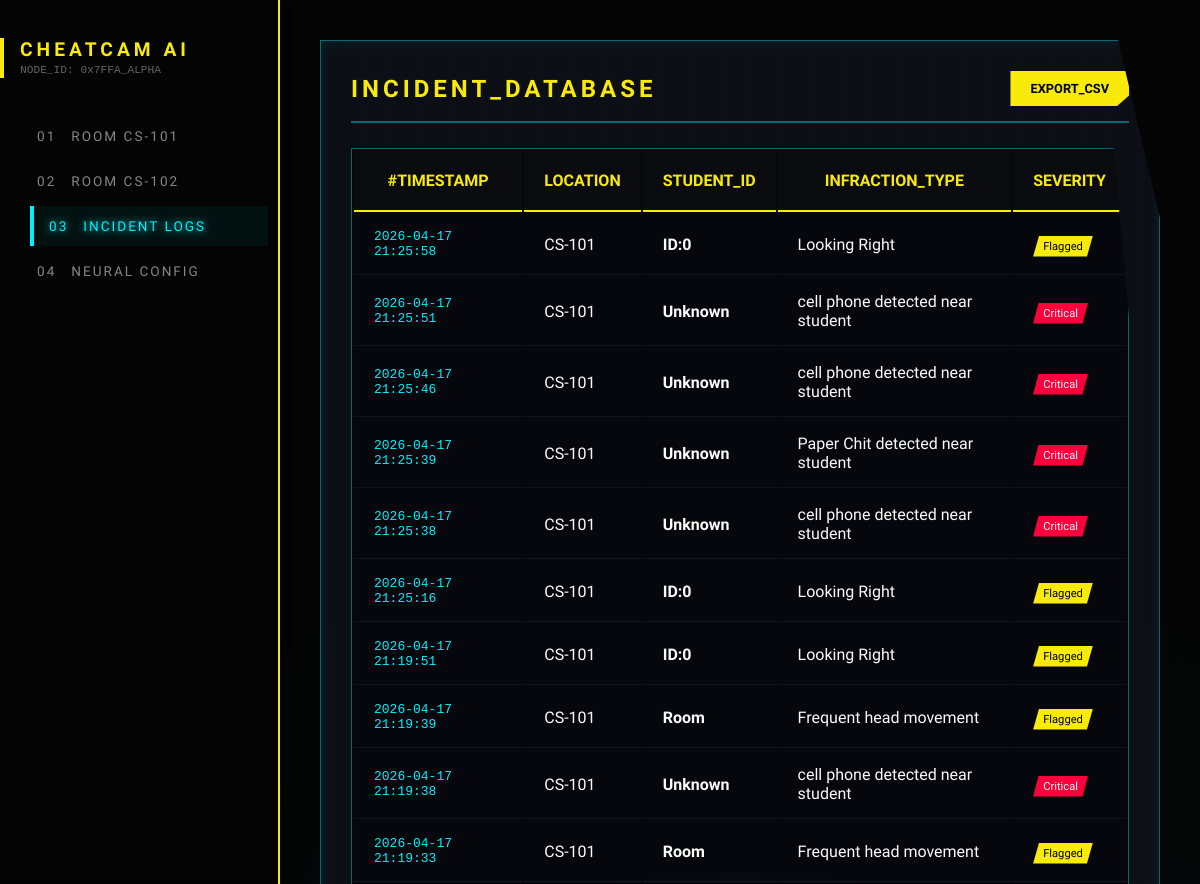
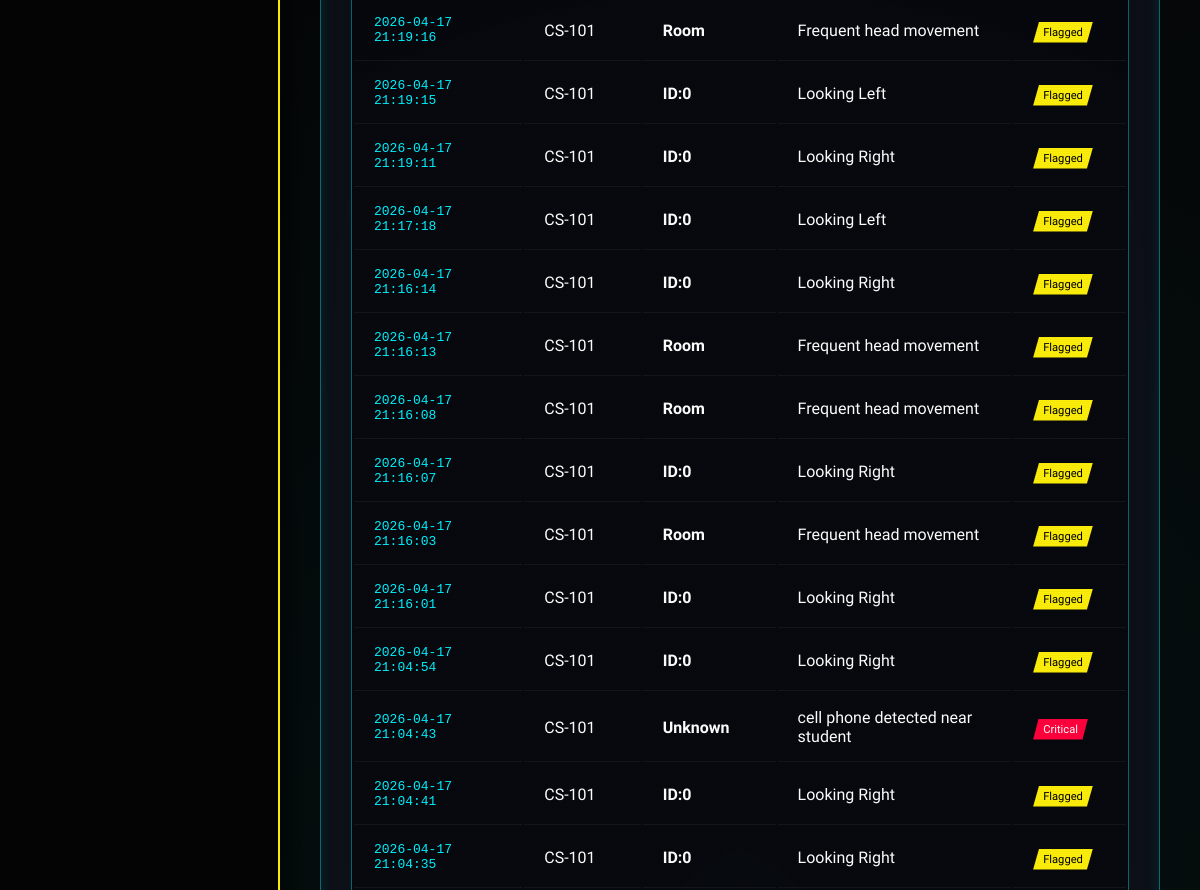
The page /database (upper part) on the database as committed earlier (2 pictures, top to bottom).
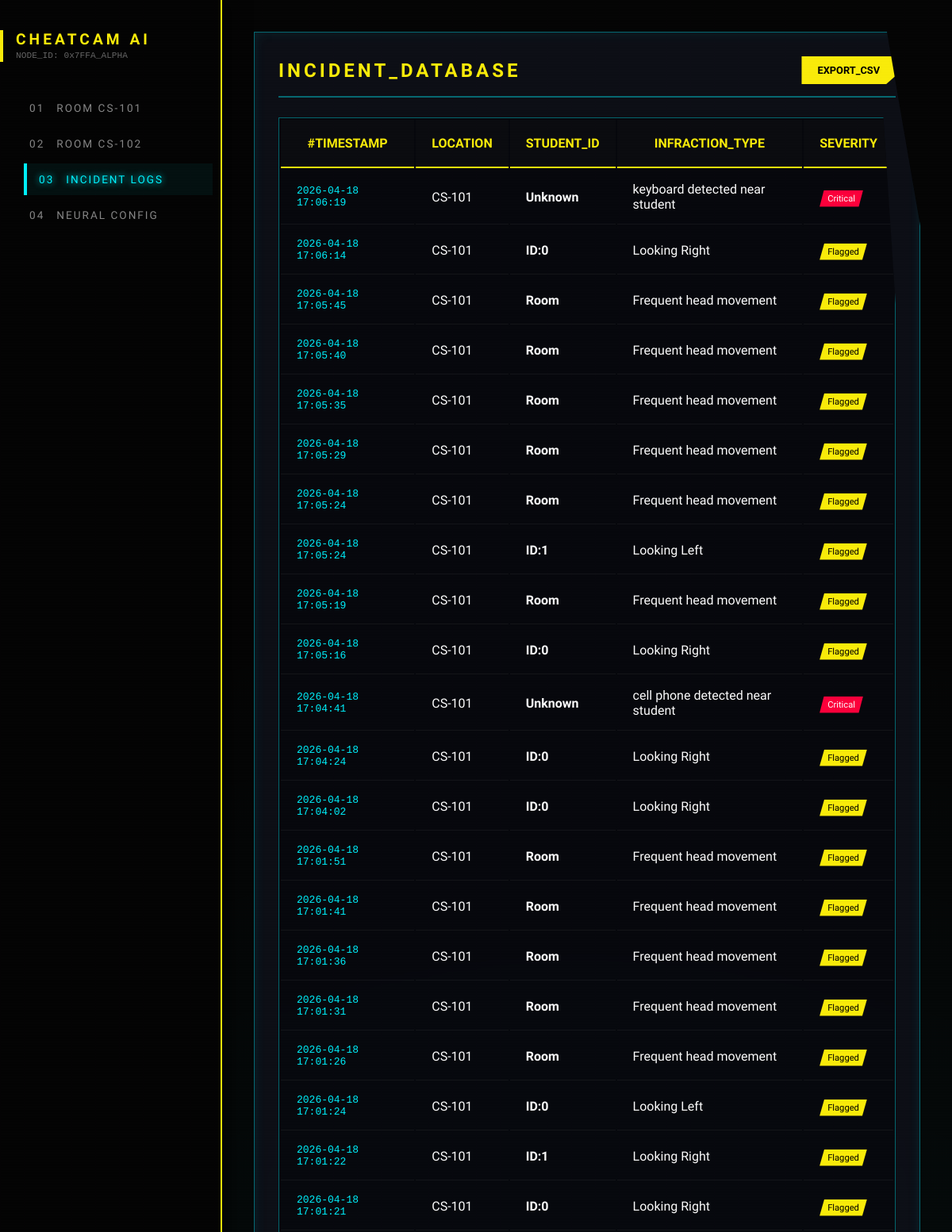
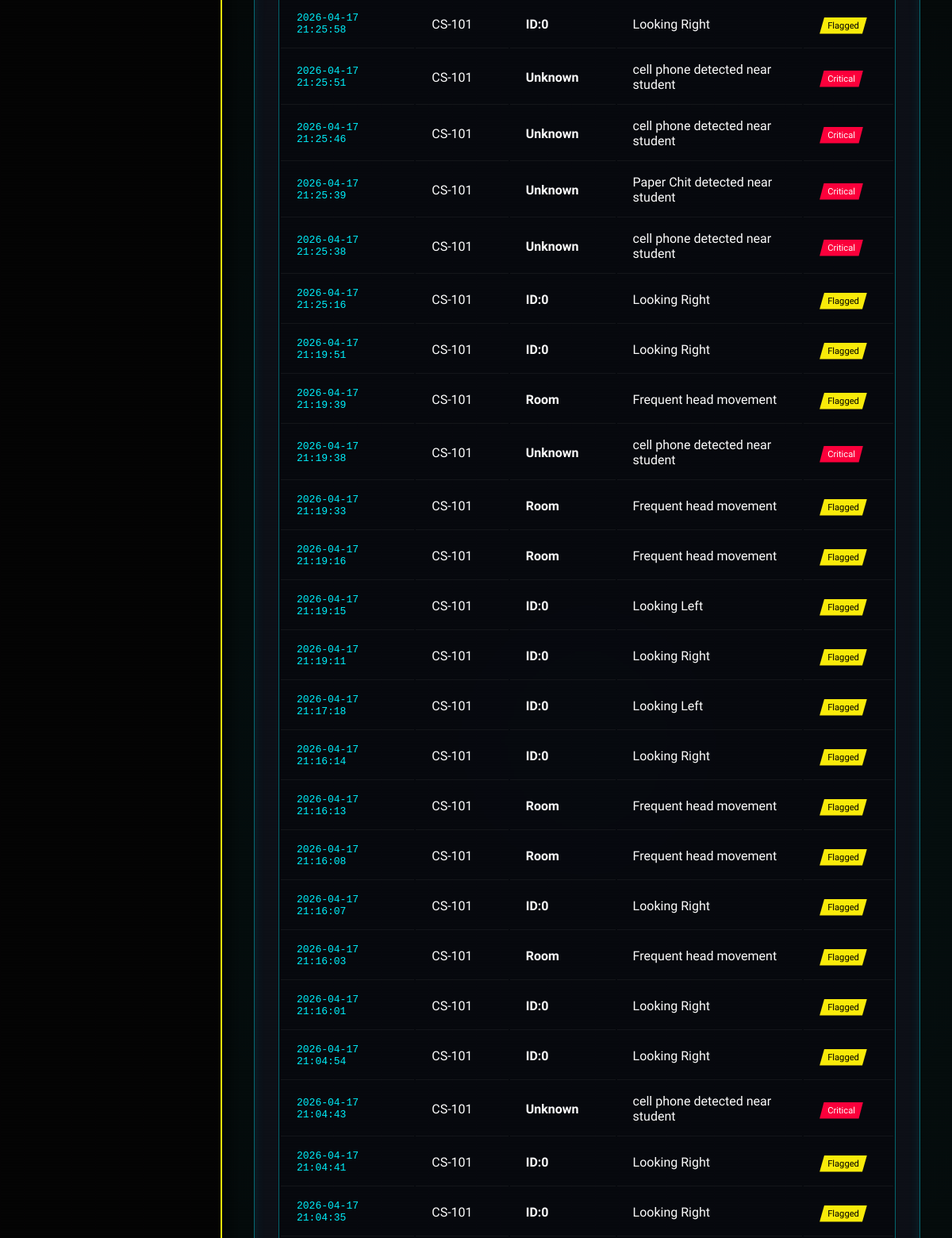
The same page on the database as committed later (2 pictures, top to bottom).
### tables this page shows
CREATE TABLE incidents
                 (id INTEGER PRIMARY KEY AUTOINCREMENT,
                  timestamp TEXT,
                  location TEXT,
                  student_id TEXT,
                  infraction TEXT,
                  status TEXT);

### app.py (the view)
@app.route('/database')
def database():
    conn = sqlite3.connect('cheatcam.db')
    c = conn.cursor()
    c.execute("SELECT timestamp, location, student_id, infraction, status FROM incidents ORDER BY id DESC")
    incidents = c.fetchall()
    conn.close()
    return render_template('Database.html', incidents=incidents)

### templates/Database.html (shortened to what this page needs)
<!DOCTYPE html>
<html lang="en">
<head>
    <link rel="stylesheet" href="{{ url_for('static', filename='style.css') }}">
</head>
<body>
    <div id="tsparticles"></div>
    <div class="app-wrapper">
        <nav class="sidebar">
            <div class="sidebar-brand">
                <h2 class="glitch-text">CHEATCAM AI</h2>
                <p style="color: #666; font-size: 0.7rem; margin-top: 5px; font-family: monospace;">NODE_ID: 0x7FFA_ALPHA</p>
            </div>
            <a href="{{ url_for('dashboard') }}" class="nav-link"><span>01</span> Room CS-101</a>
            <a href="{{ url_for('classroom') }}" class="nav-link"><span>02</span> Room CS-102</a>
            <a href="{{ url_for('database') }}" class="nav-link active"><span>03</span> Incident Logs</a>
            <a href="#" class="nav-link"><span>04</span> Neural Config</a>
        </nav>
        <main class="main-content" style="grid-template-columns: 1fr;">
            <div class="glass-panel" style="display: flex; flex-direction: column;">
                <div style="display: flex; justify-content: space-between; align-items: center; margin-bottom: 25px; border-bottom: 2px solid var(--cyber-border); padding-bottom: 15px;">
                    <h2 style="color: var(--cyber-yellow); font-size: 1.5rem;">INCIDENT_DATABASE</h2>
                    <button class="neon-btn" style="margin-top: 0; padding: 10px 20px; font-size: 0.8rem; height: auto;">Export_CSV</button>
                </div>
                <div class="glass-table-container">
                    <table class="glass-table">
                        <thead>
                            <tr>
                                <th>#TIMESTAMP</th>
                                <th>LOCATION</th>
                                <th>STUDENT_ID</th>
                                <th>INFRACTION_TYPE</th>
                                <th>SEVERITY</th>
                            </tr>
                        </thead>
                        <tbody id="database-body">
                            {% if incidents %}
                                {% for incident in incidents %}
                                <tr>
                                    <td style="font-family: monospace; color: var(--cyber-blue);">{{ incident[0] }}</td>
                                    <td>{{ incident[1] }}</td>
                                    <td style="font-weight: 700;">{{ incident[2] }}</td>
                                    <td>{{ incident[3] }}</td>
                                    <td>
                                        <span class="badge {{ 'critical' if incident[4] == 'Critical' else 'warning' if incident[4] == 'Flagged' else '' }}">
                                            {{ incident[4] }}
                                        </span>
                                    </td>
                                </tr>
                                {% endfor %}
                            {% else %}
                                <tr>
                                    <td colspan="5" style="text-align: center; color: #444; padding: 60px; font-family: 'Orbitron';">NO_INCIDENTS_DETECTED_IN_SECTOR</td>
                                </tr>
                            {% endif %}
                        </tbody>
                    </table>
                </div>
            </div>
        </main>
    </div>
</body>
</html>

### static/style.css (style rules this page uses)
:root { --cyber-yellow: #fcee0a; --cyber-blue: #00f3ff; --cyber-magenta: #ff00e6; --cyber-red: #ff003c; --cyber-black: #050505; --cyber-dark-gray: #0b0c10; --cyber-border: rgba(0, 243, 255, 0.4); --neon-glow: 0 0 10px rgba(0, 243, 255, 0.5); }
* { margin: 0; padding: 0; box-sizing: border-box; }
body { font-family: 'Rajdhani', sans-serif; background-color: var(--cyber-black); color: white; height: 100vh; overflow: hidden; position: relative; }
body::before { content: ""; position: absolute; top: 0; left: 0; width: 100%; height: 100%; background: repeating-linear-gradient(0deg, rgba(0,0,0,0.1) 0px, rgba(0,0,0,0.1) 1px, transparent 1px, transparent 2px), linear-gradient(90deg, rgba(255,0,230,0.02) 1px, transparent 1px); background-size: 100% 2px, 30px 100%; z-index: 10; pointer-events: none; opacity: 0.3; }
#tsparticles { position: absolute; width: 100%; height: 100%; z-index: -1; }
h1, h2, h3 { font-family: 'Orbitron', sans-serif; text-transform: uppercase; letter-spacing: 4px; font-weight: 900; }
.glass-panel { background: rgba(16, 18, 27, 0.8); backdrop-filter: blur(10px); border: 1px solid var(--cyber-border); position: relative; clip-path: polygon(0% 0%, 95% 0%, 100% 5%, 100% 100%, 5% 100%, 0% 95%); padding: 30px; box-shadow: inset 0 0 15px rgba(0, 243, 255, 0.1); transition: all 0.3s ease; }
.glass-panel::after { content: "SECURE_CHANNEL // CHEATCAM_AI"; position: absolute; bottom: 5px; right: 20px; font-family: monospace; font-size: 0.6rem; color: var(--cyber-blue); opacity: 0.5; }
.app-wrapper { display: flex; height: 100vh; width: 100vw; overflow: hidden; position: relative; z-index: 1; }
.sidebar { width: 280px; height: 100vh; background: rgba(5, 5, 5, 0.95); border-right: 2px solid var(--cyber-yellow); padding: 40px 20px; display: flex; flex-direction: column; z-index: 100; box-shadow: 10px 0 20px rgba(0, 0, 0, 0.5); flex-shrink: 0; }
.sidebar-brand { margin-bottom: 40px; text-align: left; position: relative; }
.sidebar-brand h2 { color: var(--cyber-yellow); font-size: 1.2rem; line-height: 1; }
.sidebar-brand::before { content: ""; position: absolute; left: -20px; top: 50%; width: 4px; height: 40px; background: var(--cyber-yellow); transform: translateY(-50%); }
.nav-link { color: #888; text-decoration: none; padding: 12px 15px; font-family: 'Orbitron', sans-serif; text-transform: uppercase; font-size: 0.85rem; letter-spacing: 2px; display: flex; align-items: center; gap: 15px; border-left: 2px solid transparent; margin-bottom: 5px; transition: all 0.2s cubic-bezier(0.175, 0.885, 0.32, 1.275); }
.nav-link:hover, .nav-link.active { color: var(--cyber-blue); background: rgba(0, 243, 255, 0.05); border-left: 4px solid var(--cyber-blue); transform: translateX(10px); text-shadow: 0 0 8px var(--cyber-blue); }
.neon-btn { background: var(--cyber-yellow); color: black; border: none; padding: 15px 30px; font-size: 1rem; font-family: 'Orbitron', sans-serif; font-weight: 900; cursor: pointer; clip-path: polygon(0 0, 100% 0, 100% 70%, 90% 100%, 0 100%); transition: 0.2s; text-transform: uppercase; text-decoration: none; display: inline-block; position: relative; }
.main-content { flex-grow: 1; padding: 40px; display: grid; grid-template-columns: 2fr 1fr; gap: 30px; background-image: radial-gradient(circle at 50% 50%, rgba(0, 243, 255, 0.05) 0%, transparent 70%); overflow-y: auto; height: 100vh; }
.glass-table-container { background: rgba(0, 0, 0, 0.4); border: 1px solid var(--cyber-border); clip-path: polygon(0 0, 98% 0, 100% 5%, 100% 100%, 2% 100%, 0 95%); }
.glass-table th { background: var(--cyber-dark-gray); color: var(--cyber-yellow); border-bottom: 2px solid var(--cyber-yellow); padding: 20px; }
.glass-table td { padding: 15px 20px; border-bottom: 1px solid rgba(255, 255, 255, 0.05); }
.badge { padding: 4px 10px; font-size: 0.7rem; font-family: 'Orbitron', sans-serif; clip-path: polygon(10% 0, 100% 0, 90% 100%, 0 100%); }
.badge.critical { background: var(--cyber-red); color: white; }
.badge.warning { background: var(--cyber-yellow); color: black; }

Rows that differ between the two databases and show on the page:
added incidents: timestamp "2026-04-18 17:06:19", location "CS-101", student "Unknown", infraction "keyboard detected near student", status "Critical"
added incidents: timestamp "2026-04-18 17:06:14", location "CS-101", student "ID:0", infraction "Looking Right", status "Flagged"
added incidents: timestamp "2026-04-18 17:05:45", location "CS-101", student "Room", infraction "Frequent head movement", status "Flagged"
added incidents: timestamp "2026-04-18 17:05:40", location "CS-101", student "Room", infraction "Frequent head movement", status "Flagged"
added incidents: timestamp "2026-04-18 17:05:35", location "CS-101", student "Room", infraction "Frequent head movement", status "Flagged"
added incidents: timestamp "2026-04-18 17:05:29", location "CS-101", student "Room", infraction "Frequent head movement", status "Flagged"
added incidents: timestamp "2026-04-18 17:05:24", location "CS-101", student "Room", infraction "Frequent head movement", status "Flagged"
added incidents: timestamp "2026-04-18 17:05:24", location "CS-101", student "ID:1", infraction "Looking Left", status "Flagged"
added incidents: timestamp "2026-04-18 17:05:19", location "CS-101", student "Room", infraction "Frequent head movement", status "Flagged"
added incidents: timestamp "2026-04-18 17:05:16", location "CS-101", student "ID:0", infraction "Looking Right", status "Flagged"
added incidents: timestamp "2026-04-18 17:04:41", location "CS-101", student "Unknown", infraction "cell phone detected near student", status "Critical"
added incidents: timestamp "2026-04-18 17:04:24", location "CS-101", student "ID:0", infraction "Looking Right", status "Flagged"
added incidents: timestamp "2026-04-18 17:04:02", location "CS-101", student "ID:0", infraction "Looking Right", status "Flagged"
added incidents: timestamp "2026-04-18 17:01:51", location "CS-101", student "Room", infraction "Frequent head movement", status "Flagged"
added incidents: timestamp "2026-04-18 17:01:41", location "CS-101", student "Room", infraction "Frequent head movement", status "Flagged"
added incidents: timestamp "2026-04-18 17:01:36", location "CS-101", student "Room", infraction "Frequent head movement", status "Flagged"
added incidents: timestamp "2026-04-18 17:01:31", location "CS-101", student "Room", infraction "Frequent head movement", status "Flagged"
added incidents: timestamp "2026-04-18 17:01:26", location "CS-101", student "Room", infraction "Frequent head movement", status "Flagged"
added incidents: timestamp "2026-04-18 17:01:24", location "CS-101", student "ID:0", infraction "Looking Left", status "Flagged"
added incidents: timestamp "2026-04-18 17:01:22", location "CS-101", student "ID:1", infraction "Looking Right", status "Flagged"
added incidents: timestamp "2026-04-18 17:01:21", location "CS-101", student "ID:0", infraction "Looking Right", status "Flagged"
